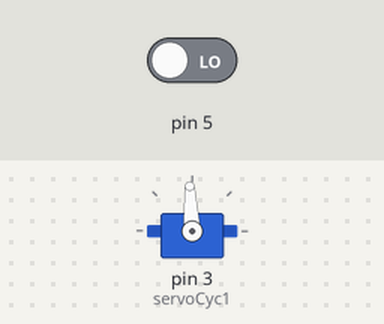
A sketch run on a simulated Arduino Pro Mini, built with avr-gcc and run on an emulated ATmega328P. Shown: servo. The test bench sets the inputs (shaded band); at power-on: pin 5 LOW.

Above: at 1.2 s.
1.3 s: pin 5 driven HIGH
Timing chart, 0 to 4.3 s (numbered marks = the images above; inputs shaded):
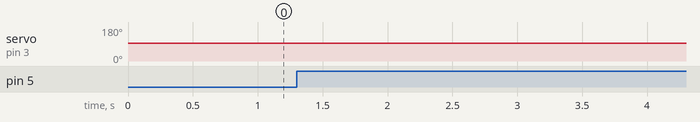

Measured:
- after the input at 1.3 s, servo on pin 3 (servoCyc1): 93° → 95° at once

The sketch:

test.ino
```cpp
// The Arduino Pro Mini is a simple & cheap board, ideal for leaving inside of
// your model. It only has a single Serial port, and the default SBUS code
// doesn't run on it. You can get it to work by not using the timer, but that
// means you can't use delay in the loop() function anymore.

#include <Servo.h>


Servo servoCyc1;
int signal = 1500;
void setup()
{
  servoCyc1.attach(3);
  pinMode(5, INPUT);
}

void loop()
{

  int in = digitalRead(5);
  if (in == HIGH) {
      if (signal < 1520) {
        signal += 1;
      }
      servoCyc1.writeMicroseconds(signal);
  }else {
      servoCyc1.writeMicroseconds(1500);
  }
}
```
